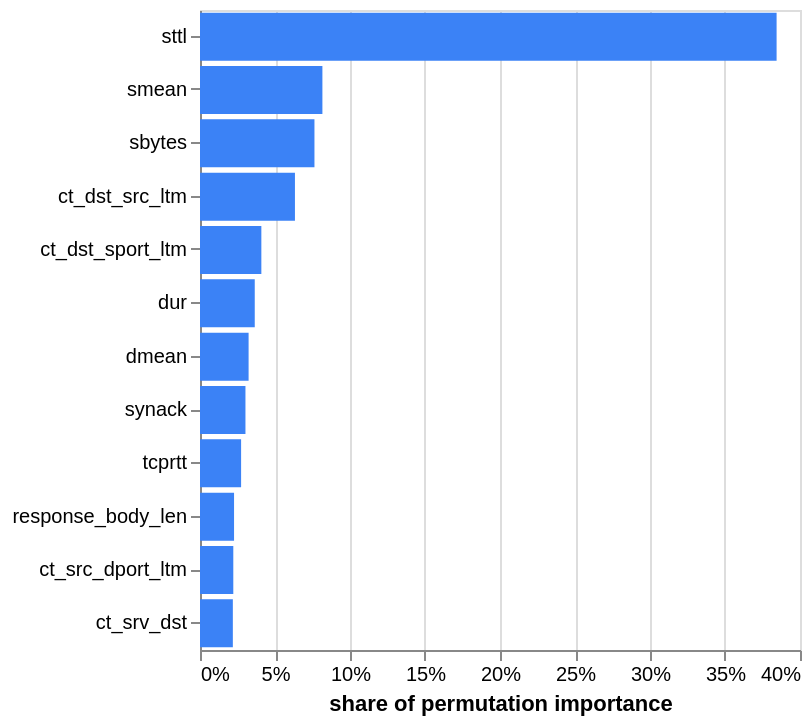

Describe this chart as a Vega-Lite specification.
### Vega-Lite specification from a JSON file in a GitHub repository (floating-point values rounded to 4 significant figures)
{"$schema": "https://vega.github.io/schema/vega-lite/v5.json", "width": "container", "height": 320, "data": {"values": [{"feature": "sttl", "importance": 0.2044, "share": 0.3844}, {"feature": "smean", "importance": 0.04337, "share": 0.0816}, {"feature": "sbytes", "importance": 0.04056, "share": 0.0763}, {"feature": "ct_dst_src_ltm", "importance": 0.03369, "share": 0.0633}, {"feature": "ct_dst_sport_ltm", "importance": 0.02175, "share": 0.0409}, {"feature": "dur", "importance": 0.01944, "share": 0.0365}, {"feature": "dmean", "importance": 0.01725, "share": 0.0324}, {"feature": "synack", "importance": 0.01613, "share": 0.0303}, {"feature": "tcprtt", "importance": 0.01456, "share": 0.0274}, {"feature": "response_body_len", "importance": 0.01206, "share": 0.0227}, {"feature": "ct_src_dport_ltm", "importance": 0.01181, "share": 0.0222}, {"feature": "ct_srv_dst", "importance": 0.01162, "share": 0.0219}]}, "mark": {"type": "bar", "color": "#3b82f6"}, "encoding": {"y": {"field": "feature", "type": "nominal", "sort": "-x", "title": null}, "x": {"field": "share", "type": "quantitative", "title": "share of permutation importance", "axis": {"format": "%"}}, "tooltip": [{"field": "feature"}, {"field": "share", "format": ".1%"}]}}
